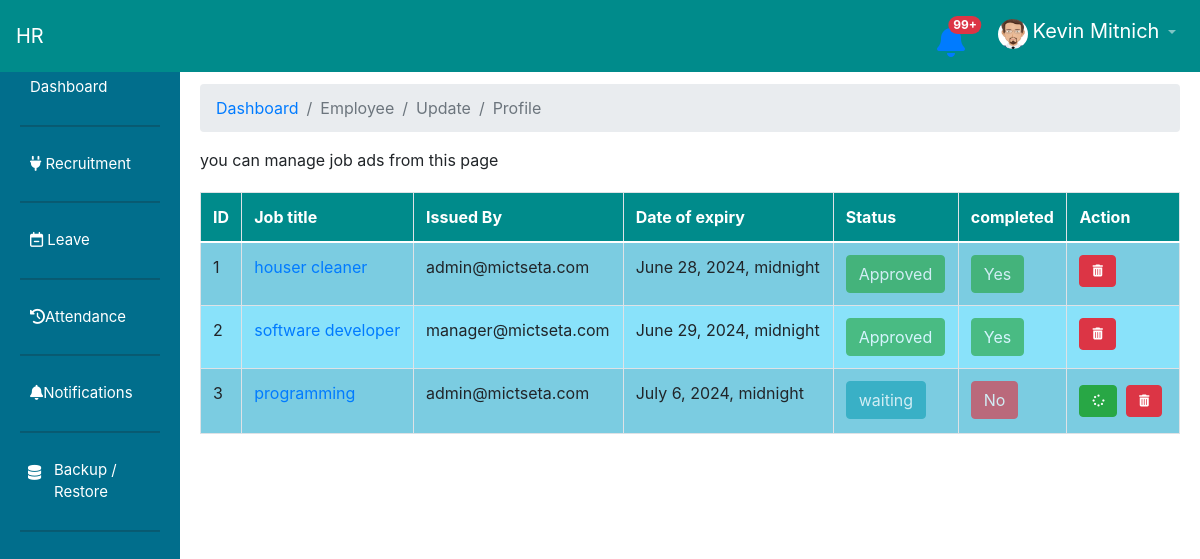
/dashboard/view_jobs/ (signed in), run on the app's committed database.
### profiles/models.py (models this page shows)
class StaffProfile(models.Model):
	user = models.OneToOneField(User, on_delete=models.CASCADE)
	job_title = models.CharField(max_length=100,null=True )
	department = models.CharField(max_length=6,null=True )
	salary = models.CharField(max_length=225,null=True )
	hire_date = models.DateTimeField(auto_now_add=True)
	phone = models.CharField(max_length=6,null=True )
	idnumber =  models.CharField(max_length=13,null=False )
	gender = models.CharField(max_length=6,null=False )
	age = models.CharField(max_length=6,null=False )
	dob = models.CharField(max_length=6,null=False )

class ProfileImage(models.Model):
	user = models.OneToOneField(User, on_delete=models.CASCADE)
	image = models.ImageField(upload_to='static/profiles/images/')
	uploaded_at = models.DateTimeField(auto_now_add=True)

### jobs/models.py (models this page shows, shortened)
class JobPost(models.Model):
    user = models.ForeignKey(User, on_delete=models.CASCADE, related_name='jobs')
    title = models.CharField(max_length=225, unique=False, null=False)
    description = models.TextField(null=False)
    start_date = models.DateTimeField(auto_now_add=True)
    end_date = models.DateTimeField(null=False)
    location = models.CharField(max_length=225, unique=False, null=False)
    salary_range = models.CharField(max_length=100, null=True)  # Added field for salary range
    job_type = models.CharField(max_length=50, null=False, default='Full-time')  # Added field for job type
    industry = models.CharField(max_length=100, null=True)  # Added field for industry
    company_name = models.CharField(max_length=225, null=True)  # Added field for company name
    status = models.CharField(max_length=20, null=False, default="waiting")
    is_complete = models.BooleanField(null=False, default=False)
    is_approved = models.BooleanField(null=False, default=False)

### dashboard/views.py (the view)
# urls.py: path('view_jobs/', views.view_jobs, name='dashboard.view_jobs'),
@csrf_protect
def view_jobs(request):
	if request.user.is_authenticated:
		current_time = now()
		for leave in request.user.leave_set.all():  # Ensure you call the method and use the correct related name
			if leave.start_date <= current_time <= leave.end_date and leave.status == "Approved":
				return HttpResponse("<h1>Request denied: you are on leave</h1>")
		jobs = JobPost.objects.all()
		return render(request,'view_job.html',{'jobs':jobs})
	else:
		return redirect('render_auth_page')

### dashboard/templates/view_job.html (shortened to what this page needs)
{% extends 'dashboard_base.html' %}
{% load static %}
{% block breadcrumbs %}
      <li class="breadcrumb-item active" aria-current="page">Employee</li>
      <li class="breadcrumb-item active" aria-current="page">Update</li>
      <li class="breadcrumb-item active" aria-current="page">Profile</li>
{% endblock %}
{% block description %} you can manage job ads from this page {% endblock %}
{% block content %}
{% if user.is_staff %}
<div id="viewJobPage" class="table-container" style="display: block;">
        <table class="table table-bordered table-striped">
          <thead>
            <tr>
              <th>ID</th>
              <th>Job title</th>
              <th>Issued By</th>
              <th>Date of expiry</th>
              <th>Status</th>
              <th>completed</th>
              <th>Action</th>
            </tr>
          </thead>
          <tbody>
          {% for job in jobs %}
          {% if job.user == user or user.is_superuser %}
            <tr>
              <td>{{job.id}}</td>
              <td><a href="{% url 'dashboard.job_details' job.id %}">{{job.title}}</a></td>
              <td>{{job.user.email}}</td>
              <td>{{job.end_date}}</td>
              {% if job.is_complete %}
                  {% if job.is_approved %}
                  <td><button class="btn btn-success" disabled>{{job.status}}</button></td>
                  {% else %}
                  <td><button class="btn btn-warning" disabled>{{job.status}}</button></td>
                  {% endif %}
                 <td><button class="btn btn-success" disabled>Yes</button></td>
                      {% if user.is_superuser %}
                      <td>
                        <a class="btn btn-danger"   type="button" onclick="deleteJob({{job.id}})" role="button" style="font-size: 12px;"> <i class="fa fa-trash" aria-hidden="true"></i> </a>
                      </td>
                      {% else %}
                          {% if not job.is_approved %}
                            <td><a class="btn btn-warning" data-bs-toggle="modal" href="#JobToggle{{job.id}}" role="button" style="font-size: 12px;"> <i class="fa fa-edit" aria-hidden="true"></i> </a></td>
                          {% endif %}
                      {% endif %}
              {% else %}
              <td><button class="btn btn-info" disabled>{{job.status}}</b></td>
              <td><button class="btn btn-danger" disabled>No</button></td>
              <td>
                <button class="btn btn-success" data-bs-toggle="modal" href="#JobToggle{{job.id}}" role="button" style="font-size: 12px;"> <i class="fa fa-spinner" aria-hidden="true"></i> </button>
                <a class="btn btn-danger m-1"   type="button" onclick="deleteJob({{job.id}})" role="button" style="font-size: 12px;"style="font-size: 12px;">  <i class="fa fa-trash" aria-hidden="true"></i> </a>
              </td>
              {% endif %}
            </tr>
            {% endif %}
           {% endfor %}
          </tbody>
        </table>
      </div>
    {% endif %}
{% endblock %}

### dashboard/templates/dashboard_base.html (shortened to what this page needs)
<!DOCTYPE html>
<html lang="en">
<head>
  <link href="https://cdn.jsdelivr.net/npm/bootstrap@5.0.2/dist/css/bootstrap.min.css" rel="stylesheet">
  <link href="https://stackpath.bootstrapcdn.com/bootstrap/4.5.2/css/bootstrap.min.css" rel="stylesheet">
  <link rel="stylesheet" href="https://cdnjs.cloudflare.com/ajax/libs/font-awesome/4.7.0/css/font-awesome.min.css">
  <link rel="stylesheet" href="https://cdnjs.cloudflare.com/ajax/libs/font-awesome/6.0.0-beta3/css/all.min.css">
    <link
        href=
"https://cdnjs.cloudflare.com/ajax/libs/bootstrap-datetimepicker/4.17.37/css/bootstrap-datetimepicker.min.css"
        rel="stylesheet">
 {% load static %}
</head>
<body>
  <nav class="navbar navbar-expand-lg navbar-dark ">
    <a class="navbar-brand" href="#">{{user.staffprofile.department}}</a>
    <div class="collapse navbar-collapse" id="navbarNav">
      <ul class="navbar-nav ml-auto">
        <li class="nav-item">
          <a class="nav-link" href="#">
            <a href="{% url 'dashboard.get_notifications'%}">
              <button type="button" class="btn btn-primaryn position-relative p-0 mr-4 mb-1">
               <i class="fas fa-bell fa-2x text-primary"  > </i>
                <span class="position-absolute top-0 start-100 translate-middle badge rounded-pill bg-danger ">
                  99+
                </span>
              </button>
            </a>
          </a>
        </li>
        <li class="nav-item dropdown">
          <a class="nav-link dropdown-toggle" href="#" id="navbarDropdown" role="button" data-toggle="dropdown" aria-haspopup="true" aria-expanded="false">
           {% if user.profileimage.image %}
            <img src="{{user.profileimage.image.url}}" class="rounded-circle" alt="..." style="width:30px;height: 30px;">
            {% else %}
            <img src="{% static 'dashboard/images/default_user.jpg' %}" class="rounded-circle" alt="..." style="width:30px;height: 30px;">
           {% endif %}
            <span class="text-white " style="font-size:20px;">{{user.first_name}} {{user.last_name}}</span>
          </a>
        </li>
      </ul>
    </div>
  </nav>
  <div class="sidebar">
    <h2 class="text-white">Dashboard</h2>
    <a href="#" data-toggle="collapse" data-target="#dashboardMenu" aria-expanded="false" aria-controls="dashboardMenu">
      Dashboard
    </a>
    <hr>
    <a href="#" data-toggle="collapse" data-target="#jobsMenu" aria-expanded="false" aria-controls="jobsMenu">
    <i class="fa fa-plug" aria-hidden="true"></i>  Recruitment
    </a>
    <hr>
    <a href="#" data-toggle="collapse" data-target="#settingsMenu" aria-expanded="false" aria-controls="settingsMenu">
     <i class="fa fa-calendar-minus-o" aria-hidden="true"></i>
 Leave
    </a>
    <hr>
    <a href="{% url 'dashboard.manage_attendance' %}">
      <i class="fa fa-history" aria-hidden="true"></i>Attendance
    </a>
    <hr>
    <a href="#" data-toggle="collapse" data-target="#notificationsMenu" aria-expanded="false" aria-controls="notificationsMenu">
      <i class="fas fa-bell"  > </i>Notifications {% if noty %}<span class="badge bg-danger">{{noty}}</span>{% endif %}
    </a>
    <hr>
     <i class="fa fa-database mt-3 ml-2 position-absolute text-white" aria-hidden="true"></i>
    <a href="{% url 'dashboard.backup_database' %}" class="ml-4">
      Backup / Restore
    </a>
    <hr>
  </div>
  <div class="main-content">
    <div class="content">
      <div id="defaultPage" style="margin-top: 40px;">
        <nav style="--bs-breadcrumb-divider: '>';" aria-label="breadcrumb">
          <ol class="breadcrumb">
            <li class="breadcrumb-item active"><a href=""> Dashboard</a></li>
            {% block breadcrumbs %}
            {% endblock %}
          </ol>
        </nav>
        <p>{% block description %} {% endblock %}</p>
        {% block content %}{% endblock %}
      </div>
    </div>
  </div>
</body>
</html>

### data on the page
JobPost: id "1", title "houser cleaner", user.email "admin@mictseta.com", end_date "June 28, 2024, midnight", status "Approved"
JobPost: id "2", title "software developer", user.email "manager@mictseta.com", end_date "June 29, 2024, midnight", status "Approved"
JobPost: id "3", title "programming", user.email "admin@mictseta.com", end_date "July 6, 2024, midnight", status "waiting"

### other printed values
{{ user.staffprofile.department }} "HR"
{{ user.first_name }} "Kevin"
{{ user.last_name }} "Mitnich"
